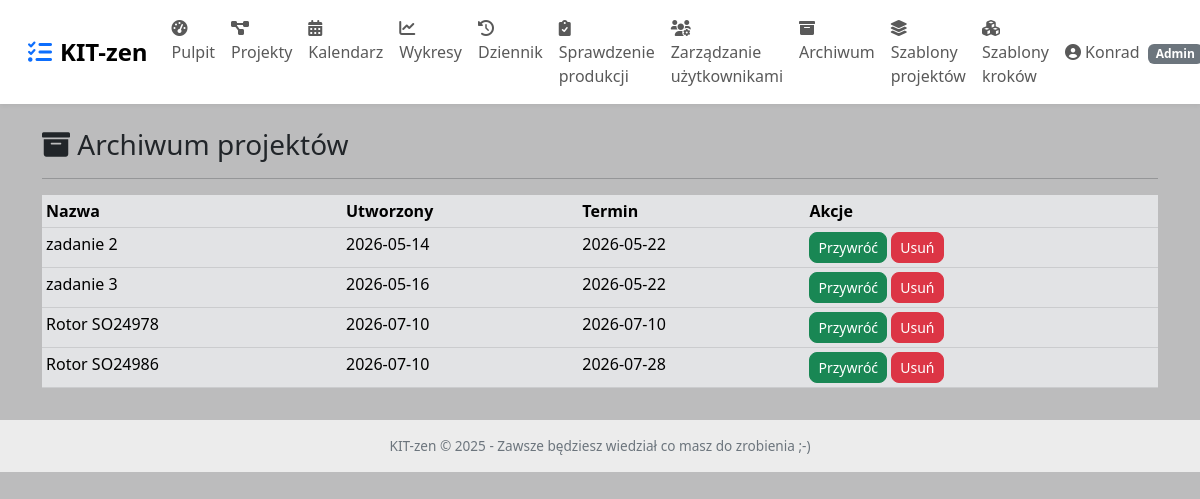
Page /admin/archive (signed in) on the earlier database version.
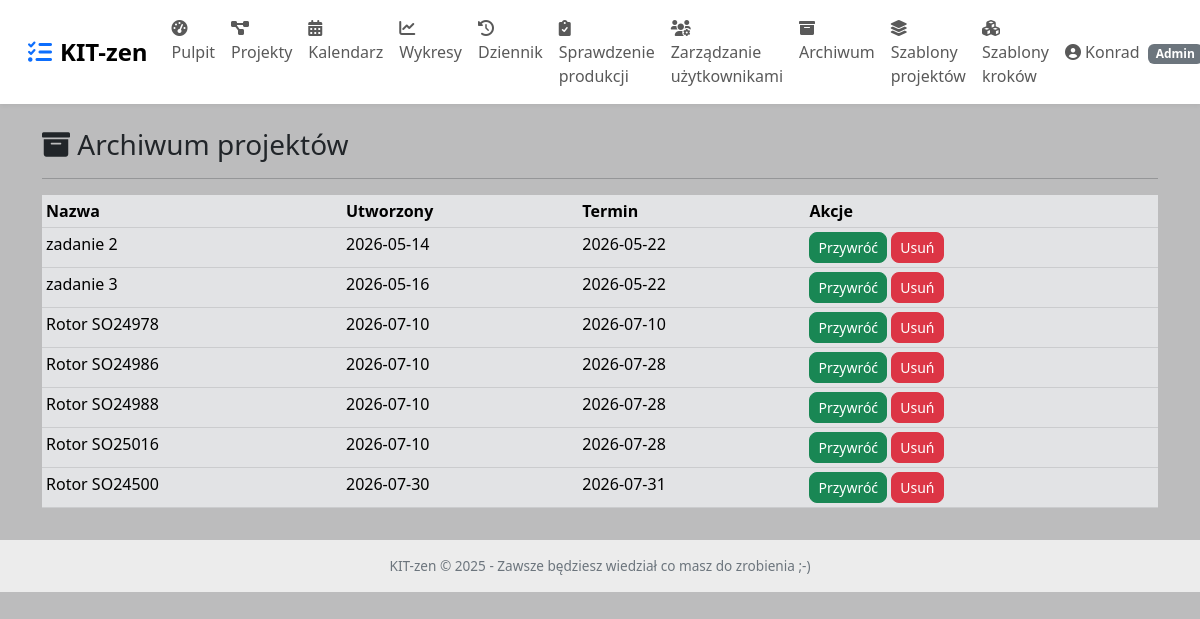
Same page on the later database version.
### app.py (models this page shows)
class Project(db.Model):
    __tablename__ = 'project'
    id = db.Column(db.Integer, primary_key=True)
    name = db.Column(db.String(200), nullable=False)
    description = db.Column(db.Text)
    created_at = db.Column(db.DateTime, default=now_aware)
    deadline = db.Column(db.Date, nullable=True)
    is_archived = db.Column(db.Boolean, default=False)
    steps = db.relationship('Step', backref='project', order_by='Step.position', cascade='all, delete-orphan')

### app.py (the view)
@app.route('/admin/archive')
@login_required
@admin_required
def archive():
    archived_projects = Project.query.filter_by(is_archived=True).all()
    return render_template('archive.html', projects=archived_projects)

### app.py (called while the page is built)
def admin_required(f):
    @wraps(f)
    def decorated_function(*args, **kwargs):
        if not current_user.is_authenticated or not current_user.is_admin:
            flash('Dostęp tylko dla administratora.', 'danger')
            return redirect(url_for('dashboard'))
        return f(*args, **kwargs)
    return decorated_function

@login_manager.user_loader
def load_user(user_id):
    return User.query.get(int(user_id))

### templates/archive.html
{% extends "base.html" %}
{% block content %}
<h3><i class="fas fa-archive"></i> Archiwum projektów</h3>
<hr>
{% if projects %}
<table class="table table-sm table-secondary">
    <thead><tr><th>Nazwa</th><th>Utworzony</th><th>Termin</th><th>Akcje</th></tr></thead>
    <tbody>
    {% for p in projects %}
    <tr>
        <td>{{ p.name }}</td>
        <td>{{ p.created_at.strftime('%Y-%m-%d') }}</td>
        <td>{{ p.deadline if p.deadline else 'brak' }}</td>
        <td>
            <a href="{{ url_for('restore_project', project_id=p.id) }}" class="btn btn-sm btn-success">Przywróć</a>
            <a href="{{ url_for('delete_project', project_id=p.id) }}" class="btn btn-sm btn-danger" onclick="return confirm('Trwale usunąć?')">Usuń</a>
        </td>
    </tr>
    {% endfor %}
    </tbody>
</table>
{% else %}
<div class="alert alert-light">Archiwum jest puste.</div>
{% endif %}
{% endblock %}

Differences in the rows shown:
now on this page (row edited): Project: name "Rotor SO24988", created_at "2026-07-10", deadline "2026-07-28"
now on this page (row edited): Project: name "Rotor SO25016", created_at "2026-07-10", deadline "2026-07-28"
added Project: name "Rotor SO24500", created_at "2026-07-30", deadline "2026-07-31"
